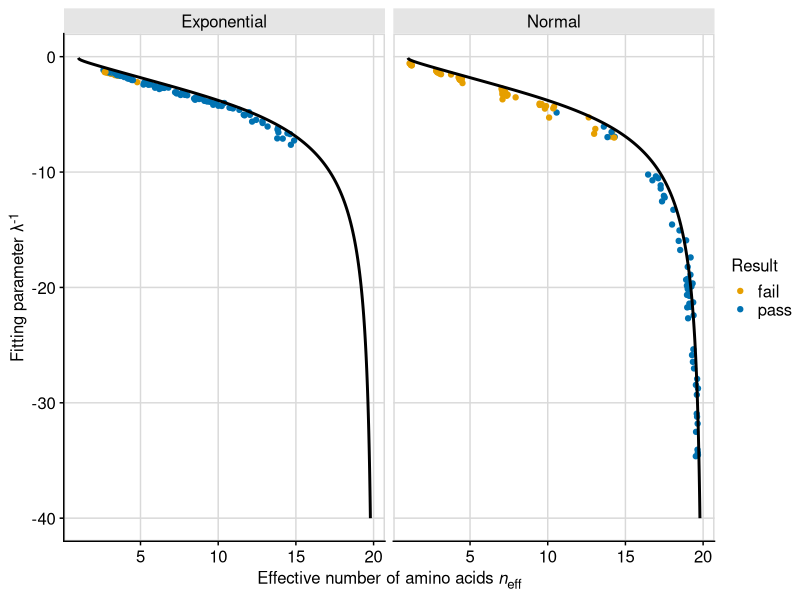

R code for this plot:
## ---- chunk 1
knitr::opts_chunk$set(echo = TRUE)
## ---- chunk 2
library(tidyverse)
library(stringr)
library(cowplot)
library(broom)
library(ggtext)
theme_set(theme_cowplot())

## ---- chunk 3
###### exponential ######
# generate data into tidy_align df
# correct method: multinomial with expo prob function
# p(k)=ce^(-lambda*k)
# rmultinom(10, 500, exp(-1*(0:19)))
# range of lambda, range of eff n
# 10 sites with 500 aa counts
null_exp0 <- data.frame(t(rmultinom(10, 500, exp(-1*(0:19))))) 
null_exp1 <- data.frame(t(rmultinom(10, 500, exp(-0.83*(0:19)))))
null_exp2 <- data.frame(t(rmultinom(10, 500, exp(-0.75*(0:19)))))
null_exp3 <- data.frame(t(rmultinom(10, 500, exp(-0.63*(0:19)))))
null_exp4 <- data.frame(t(rmultinom(10, 500, exp(-0.5*(0:19)))))
null_exp5 <- data.frame(t(rmultinom(10, 500, exp(-0.42*(0:19)))))
null_exp6 <- data.frame(t(rmultinom(10, 500, exp(-0.35*(0:19)))))
null_exp7 <- data.frame(t(rmultinom(10, 500, exp(-0.3*(0:19)))))
null_exp8 <- data.frame(t(rmultinom(10, 500, exp(-0.25*(0:19)))))
null_exp9 <- data.frame(t(rmultinom(10, 500, exp(-0.2*(0:19)))))
null_exp10 <- data.frame(t(rmultinom(10, 500, exp(-0.15*(0:19)))))

full_join(null_exp0, null_exp1) %>% full_join(., null_exp2) %>% 
  full_join(., null_exp3) %>% full_join(., null_exp4) %>% 
  full_join(., null_exp5) %>% full_join(., null_exp6) %>%
  full_join(., null_exp7) %>% full_join(., null_exp8) %>% 
  full_join(., null_exp9) %>% full_join(., null_exp10) -> null_exp

rm(null_exp0, null_exp1, null_exp2, null_exp3, null_exp4, null_exp5,
   null_exp6, null_exp7, null_exp8, null_exp9, null_exp10)

# recreate all_count df (site, aa, count)
null_exp %>% 
  mutate(site = seq(1:nrow(null_exp))) %>% 
  pivot_longer(-site, names_to = "aa", values_to = "count") -> all_count_exp

###### normal dist ######
# correct method: multinomial with normal prob function
# p(k)=ce^(-(k-10)^2/(sigma^2))
# range of sigman, range of neff
# 10 sites with 500 aa counts
null_nrm0 <- data.frame(t(rmultinom(10, 500, exp(-1*((0:19)-10)^2/(0.5^2))))) 
null_nrm1 <- data.frame(t(rmultinom(10, 500, exp(-1*((0:19)-10)^2/(1^2)))))
null_nrm2 <- data.frame(t(rmultinom(10, 500, exp(-1*((0:19)-10)^2/(1.5^2)))))
null_nrm3 <- data.frame(t(rmultinom(10, 500, exp(-1*((0:19)-10)^2/(2.5^2)))))
null_nrm4 <- data.frame(t(rmultinom(10, 500, exp(-1*((0:19)-10)^2/(3.5^2)))))
null_nrm5 <- data.frame(t(rmultinom(10, 500, exp(-1*((0:19)-10)^2/(5^2)))))
null_nrm6 <- data.frame(t(rmultinom(10, 500, exp(-1*((0:19)-10)^2/(7^2)))))
null_nrm7 <- data.frame(t(rmultinom(10, 500, exp(-1*((0:19)-10)^2/(9^2)))))
null_nrm8 <- data.frame(t(rmultinom(10, 500, exp(-1*((0:19)-10)^2/(11.5^2)))))
null_nrm9 <- data.frame(t(rmultinom(10, 500, exp(-1*((0:19)-10)^2/(13.5^2)))))
null_nrm10 <- data.frame(t(rmultinom(10, 500, exp(-1*((0:19)-10)^2/(15^2)))))

full_join(null_nrm0, null_nrm1) %>% full_join(., null_nrm2) %>% 
  full_join(., null_nrm3) %>% full_join(., null_nrm4) %>% 
  full_join(., null_nrm5) %>% full_join(., null_nrm6) %>% 
  full_join(., null_nrm7) %>% full_join(., null_nrm8) %>% 
  full_join(., null_nrm9) %>% full_join(., null_nrm10) -> null_nrm

rm(null_nrm0, null_nrm1, null_nrm2, null_nrm3, null_nrm4, null_nrm5,
   null_nrm6, null_nrm7, null_nrm8, null_nrm9, null_nrm10)

null_nrm %>% 
  mutate(site = seq(1:nrow(null_nrm))) %>% 
  pivot_longer(-site, names_to = "aa", values_to = "count") -> all_count_nrm


## ---- chunk 4
# USING ONLY OBSERVED AA
# order aa by relative frequency
all_count_exp %>%
  arrange(all_count_exp$site, desc(count)) -> ordered_count_exp
all_count_nrm %>%
  arrange(all_count_nrm$site, desc(count)) -> ordered_count_nrm

# make the categorical variable (aa) numerical (k) by numbering aa's 1-20 in order of freq
ordered_count_exp %>%
  group_by(site) %>%
  mutate(k = as.numeric(1:20)) -> ordered_count_exp
ordered_count_nrm %>%
  group_by(site) %>%
  mutate(k = as.numeric(1:20)) -> ordered_count_nrm

# remove aa with zero values
ordered_count_exp %>%
  filter(count > 0) -> observed_aa_exp
ordered_count_nrm %>%
  filter(count > 0) -> observed_aa_nrm

# count relative to most frequent - rescale to 1 for highly conserved sites
observed_aa_exp %>%
  group_by(site) %>%
  mutate(rel_count = count/max(count)) -> observed_aa_exp
observed_aa_nrm %>%
  group_by(site) %>%
  mutate(rel_count = count/max(count)) -> observed_aa_nrm

# log-transformed data
observed_aa_exp %>%
  mutate(ln_count = log(rel_count)) -> observed_aa_exp 
observed_aa_nrm %>%
  mutate(ln_count = log(rel_count)) -> observed_aa_nrm 

# fit to a linear function, using map and BROOM 
# SET INTERCEPT TO 0
observed_aa_exp %>% 
  nest(data = c(aa, count, k, rel_count, ln_count)) %>%
  mutate(fit = map(data, ~ lm(ln_count ~ 0 + k, data = .)),
         #intercept = map_dbl(fit, ~ (.)$coefficients[1]),
         slope = map_dbl(fit, ~ (.)$coefficients[1])) %>% 
  select(-data, -fit) -> observed_fits_exp
observed_aa_nrm %>% 
  nest(data = c(aa, count, k, rel_count, ln_count)) %>%
  mutate(fit = map(data, ~ lm(ln_count ~ 0 + k, data = .)),
         #intercept = map_dbl(fit, ~ (.)$coefficients[1]),
         slope = map_dbl(fit, ~ (.)$coefficients[1])) %>% 
  select(-data, -fit) -> observed_fits_nrm

ordered_count_exp %>% 
  left_join(observed_fits_exp, by = "site") %>%
  mutate(est_dist = exp(k*slope)) -> ordered_count_exp
ordered_count_nrm %>% 
  left_join(observed_fits_nrm, by = "site") %>%
  mutate(est_dist = exp(k*slope)) -> ordered_count_nrm

# rescale to compare w raw count
ordered_count_exp %>%
  group_by(site) %>%
  mutate(est_rel = est_dist/sum(est_dist)) %>%
  mutate(est_count = sum(count)*est_rel) -> ordered_count_exp
ordered_count_nrm %>%
  group_by(site) %>%
  mutate(est_rel = est_dist/sum(est_dist)) %>%
  mutate(est_count = sum(count)*est_rel) -> ordered_count_nrm


## ---- chunk 5
# exponential
ordered_count_exp %>% 
  nest(data = c(aa, count, k, slope, est_dist, est_rel, est_count)) %>%
  mutate(chisq = map(data, ~ sum(((.$count - .$est_count)^2)/.$est_count)),
         p_value = map_dbl(chisq, ~ pchisq(., 18, lower.tail=FALSE))) %>% 
  select(-data) %>%
  mutate(p.adjusted = p.adjust(p_value, method= "fdr")) -> chisq_results_exp

chisq_results_exp %>%
  mutate(result = "pass") -> chisq_results_exp

chisq_results_exp$result[chisq_results_exp$p.adjusted < 0.05] <- "fail"

chisq_results_exp %>% filter(result == "fail") %>% nrow()/nrow(chisq_results_exp)

# normal
ordered_count_nrm %>% 
  nest(data = c(aa, count, k, slope, est_dist, est_rel, est_count)) %>%
  mutate(chisq = map(data, ~ sum(((.$count - .$est_count)^2)/.$est_count)),
         p_value = map_dbl(chisq, ~ pchisq(., 18, lower.tail=FALSE))) %>% 
  select(-data) %>%
  mutate(p.adjusted = p.adjust(p_value, method= "fdr")) -> chisq_results_nrm

chisq_results_nrm %>%
  mutate(result = "pass") -> chisq_results_nrm

chisq_results_nrm$result[chisq_results_nrm$p.adjusted < 0.05] <- "fail"

chisq_results_nrm %>% filter(result == "fail") %>% nrow()/nrow(chisq_results_nrm)


## ---- chunk 6
# eff aa for actual distribution
observed_aa_exp %>%
  group_by(site) %>%
  mutate(frequency = (count)/sum(count)) -> site_aa_freq_exp
observed_aa_nrm %>%
  group_by(site) %>%
  mutate(frequency = (count)/sum(count)) -> site_aa_freq_nrm

site_aa_freq_exp %>% 
  mutate(flnf = frequency*log(frequency)) %>%
  group_by(site) %>% 
  summarize(entropy = -sum(flnf),
            eff_aa = exp(entropy),
            n = length(unique(aa))) -> eff_aa_all_exp
site_aa_freq_nrm %>% 
  mutate(flnf = frequency*log(frequency)) %>%
  group_by(site) %>% 
  summarize(entropy = -sum(flnf),
            eff_aa = exp(entropy),
            n = length(unique(aa))) -> eff_aa_all_nrm

# eff aa for estimated distribution
ordered_count_exp %>% 
  group_by(site) %>%
  mutate(freq = (est_count)/sum(est_count)) -> site_aa_freq_2_exp
site_aa_freq_2_exp %>% 
  mutate(flnf = freq*log(freq)) %>%
  group_by(site) %>%
  summarize(entr = -sum(flnf),
            eff_aa_est = exp(entr)) -> eff_aa_all_est_exp
ordered_count_nrm %>% 
  group_by(site) %>%
  mutate(freq = (est_count)/sum(est_count)) -> site_aa_freq_2_nrm
site_aa_freq_2_nrm %>% 
  mutate(flnf = freq*log(freq)) %>%
  group_by(site) %>%
  summarize(entr = -sum(flnf),
            eff_aa_est = exp(entr)) -> eff_aa_all_est_nrm

left_join(eff_aa_all_exp, eff_aa_all_est_exp) -> compare_eff_aa_exp
left_join(eff_aa_all_nrm, eff_aa_all_est_nrm) -> compare_eff_aa_nrm

# ggplot(compare_eff_aa_nrm, aes(x=eff_aa, y=eff_aa_est)) + 
#   geom_point() +
#   geom_abline(slope = 1, intercept = 0) + 
#   #xlim(0,16) + 
#   #ylim(0,16) + 
#   labs(title = "Null model linear fit", x = "eff_aa actual", y = "eff_aa fit")

## ---- chunk 7
observed_fits_exp %>%
  left_join(eff_aa_all_exp) %>% 
  select(site, slope, eff_aa)-> gam_v_effaa_exp
observed_fits_nrm %>%
  left_join(eff_aa_all_nrm) %>% 
  select(site, slope, eff_aa)-> gam_v_effaa_nrm

gam_v_effaa_exp %>%
  left_join(chisq_results_exp) %>% 
  select(site, slope, eff_aa, result) -> gam_v_effaa_exp
gam_v_effaa_nrm %>%
  left_join(chisq_results_nrm) %>% 
  select(site, slope, eff_aa, result) -> gam_v_effaa_nrm

# theoretical prediction
neff <- function(lambda_inv) {
  lambda <- 1/lambda_inv
  pi <- lambda*exp(-lambda*(0:19))
  C <- sum(pi)
  pi <- pi/C
  exp(-sum(pi*log(pi)))
}
#neff2(1/3)

df_theory <- data.frame(lambda_inv = (0:-100)/10, ne = vapply((0:-100)/10, 
                                                              neff, numeric(1)))
df_theory2 <- data.frame(lambda_inv = (0:-400)/10, ne = vapply((0:-400)/10, 
                                                              neff, numeric(1)))

gam_v_effaa_exp %>% 
  mutate(null = "Exponential") -> gam_v_effaa_exp
gam_v_effaa_nrm %>% 
  mutate(null = "Normal") -> gam_v_effaa_nrm

full_join(gam_v_effaa_exp, gam_v_effaa_nrm, by = c("site", "slope", "eff_aa",
                                                   "result", "null")) -> gam_v_effaa

## ---- chunk 8

ggplot(gam_v_effaa, 
       aes(x = eff_aa, 
           y = 1/slope)) + 
  geom_point(aes(color = result)) +
  geom_line(data = df_theory2, 
            aes(ne, lambda_inv), 
            inherit.aes = FALSE, 
            size = 1) +
  facet_wrap(vars(null)) +
  labs(x = "Effective number of amino acids *n*<sub>eff</sub>", 
       y = "Fitting parameter &lambda;<sup>-1</sup>",
       color = "Result") +
  scale_color_manual(
    values = c("#E69F00", "#0072B2")
  ) +
  #scale_y_continuous(limits = c(-15, 2), expand = c(0, 0)) +
  theme_cowplot(12, rel_small = 1) +
  panel_border() +
  background_grid() +
  theme(legend.position = "right",
        axis.title.x = element_markdown(),
        axis.title.y = element_markdown(),
        strip.background = element_rect(fill = "gray90")) -> fig5

fig5

save_plot("figure5.png", fig5, ncol = 1, nrow = 1, base_height = 5,
          base_asp = 1.618, base_width = NULL)


